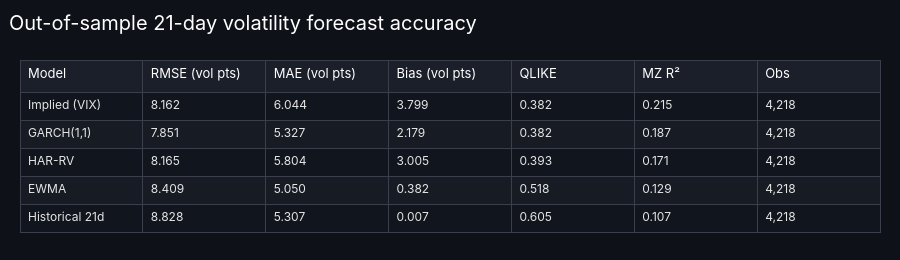

This figure's notebook cell:
### Markdown cell above
## 3. Volatility forecasting (walk-forward, out-of-sample)
The target is the realized variance over the next 21 trading days. Each model forecasts it at the close of day *t*:

| Model | Inputs |
|---|---|
| Historical 21d | Mean squared return over the last 21 days |
| EWMA | RiskMetrics exponential average, λ = 0.94 |
| GARCH(1,1) | MLE, refitted every January on all prior returns |
| HAR-RV | OLS on daily/weekly/monthly range-based realized variance (overnight gap + Garman-Klass), refitted every January |
| Implied (VIX) | The market's own 30-day forecast; it carries a variance risk premium, so it is biased upward |

QLIKE is the robust loss for variance forecasts: lower is better.

### Code cell
# Each forecaster predicts the mean daily variance over the next HORIZON days, using data up to day t
rv = func_lib.daily_variance_proxy(df).fillna(log_ret ** 2)          # range-based daily realized variance
target = func_lib.forward_realized_variance(log_ret, HORIZON)       # what we are trying to forecast
squared_ret = log_ret ** 2

var_forecasts = {
    'Historical 21d': squared_ret.rolling(21).mean(),
    'EWMA': squared_ret.ewm(alpha=1 - EWMA_LAMBDA, adjust=False).mean(),
    'GARCH(1,1)': func_lib.walk_forward_garch(log_ret, FIRST_FORECAST_DATE, HORIZON),
    'HAR-RV': func_lib.walk_forward_har(rv, target, FIRST_FORECAST_DATE, HORIZON),
}
if IV_TICKER:
    var_forecasts['Implied (VIX)'] = (df[IV_TICKER] / 100) ** 2 / TRADING_DAYS

# Score out-of-sample only
oos = df.index >= pd.Timestamp(FIRST_FORECAST_DATE)
metrics = func_lib.forecast_metrics({name: f[oos] for name, f in var_forecasts.items()}, target[oos])
stats_table_figure(metrics.sort_values('QLIKE'), 'Out-of-sample 21-day volatility forecast accuracy',
                   index_name='Model', decimals=3).show()

### Figure 1 — Plotly figure (JSON) as saved in the notebook; plotly's stock layout.template omitted (floating-point values rounded to 4 significant figures)
{"data": [{"cells": {"align": "left", "fill": {"color": [["#11151d", "#161b24", "#11151d", "#161b24", "#11151d"], ["#11151d", "#161b24", "#11151d", "#161b24", "#11151d"], ["#11151d", "#161b24", "#11151d", "#161b24", "#11151d"], ["#11151d", "#161b24", "#11151d", "#161b24", "#11151d"], ["#11151d", "#161b24", "#11151d", "#161b24", "#11151d"], ["#11151d", "#161b24", "#11151d", "#161b24", "#11151d"], ["#11151d", "#161b24", "#11151d", "#161b24", "#11151d"]]}, "font": {"color": "#e6e6e6", "size": 12}, "height": 28, "line": {"color": "#3a3f4b"}, "values": [["Implied (VIX)", "GARCH(1,1)", "HAR-RV", "EWMA", "Historical 21d"], ["8.162", "7.851", "8.165", "8.409", "8.828"], ["6.044", "5.327", "5.804", "5.050", "5.307"], ["3.799", "2.179", "3.005", "0.382", "0.007"], ["0.382", "0.382", "0.393", "0.518", "0.605"], ["0.215", "0.187", "0.171", "0.129", "0.107"], ["4,218", "4,218", "4,218", "4,218", "4,218"]]}, "header": {"align": "left", "fill": {"color": "#1b1f2a"}, "font": {"color": "white", "size": 13}, "height": 32, "line": {"color": "#3a3f4b"}, "values": ["Model", "RMSE (vol pts)", "MAE (vol pts)", "Bias (vol pts)", "QLIKE", "MZ R²", "Obs"]}, "type": "table"}], "layout": {"height": 260, "margin": {"b": 10, "l": 20, "r": 20, "t": 60}, "title": {"text": "Out-of-sample 21-day volatility forecast accuracy"}}}
